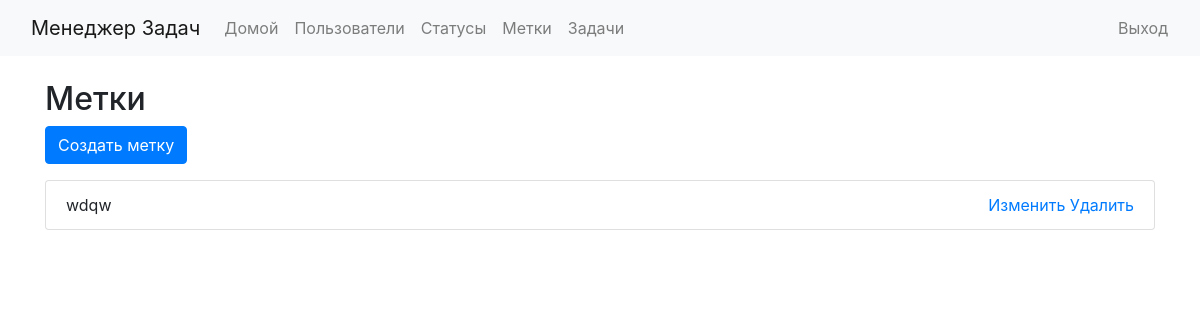
The page /labels/ (signed in) on the database as committed earlier.
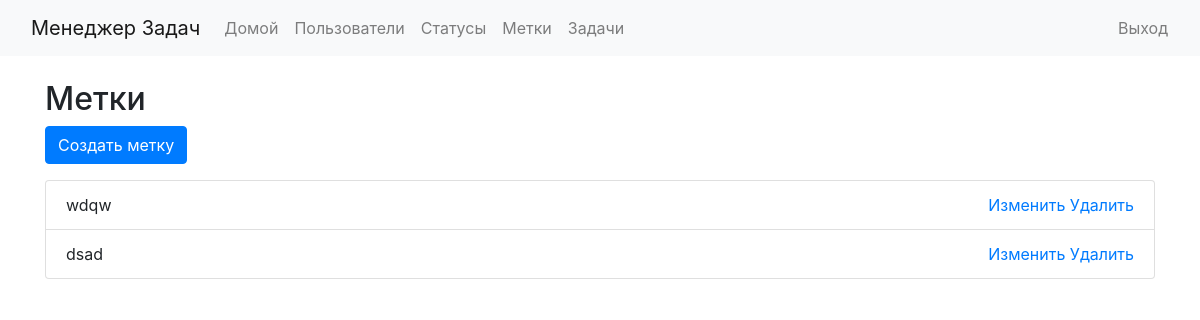
The same page on the database as committed later.
### labels/models.py (models this page shows, shortened)
class Label(models.Model):
    name = models.CharField(max_length=100, unique=True)
    tasks = models.ManyToManyField('tasks.Task', related_name='tasks_with_labels', blank=True)

### labels/views.py (the view)
# urls.py: path('', LabelListView.as_view(), name='label-list'),
@method_decorator(login_required, name='dispatch')
class LabelListView(ListView):
    model = Label
    template_name = 'labels/label_list.html'

### labels/templates/labels/label_list.html (shortened to what this page needs)
{% extends 'base.html' %}
{% block content %}
    <h2>Метки</h2>
    <a href="{% url 'label-create' %}" class="btn btn-primary mb-3">Создать метку</a>
    <ul class="list-group">
        {% for label in object_list %}
            <li class="list-group-item d-flex justify-content-between align-items-center">
                {{ label.name }}
                <span>
                    <a href="{% url 'label-update' label.pk %}">Изменить</a>
                    <a href="{% url 'label-delete' label.pk %}">Удалить</a>
                </span>
            </li>
        {% endfor %}
    </ul>
{% endblock %}

Rows that differ between the two databases and show on the page:
added Label: name "dsad"
